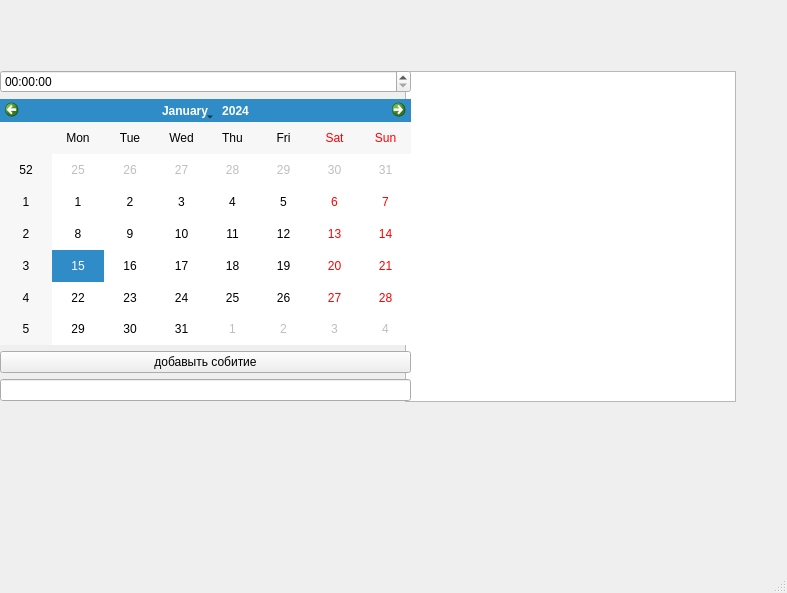
<?xml version="1.0" encoding="UTF-8"?>
<ui version="4.0">
 <class>MainWindow</class>
 <widget class="QMainWindow" name="MainWindow">
  <property name="geometry">
   <rect>
    <x>0</x>
    <y>0</y>
    <width>787</width>
    <height>593</height>
   </rect>
  </property>
  <property name="windowTitle">
   <string>MainWindow</string>
  </property>
  <widget class="QWidget" name="centralwidget">
   <widget class="QListWidget" name="listWidget">
    <property name="geometry">
     <rect>
      <x>405</x>
      <y>71</y>
      <width>331</width>
      <height>331</height>
     </rect>
    </property>
   </widget>
   <widget class="QWidget" name="">
    <property name="geometry">
     <rect>
      <x>0</x>
      <y>70</y>
      <width>411</width>
      <height>331</height>
     </rect>
    </property>
    <layout class="QVBoxLayout" name="verticalLayout">
     <item>
      <widget class="QTimeEdit" name="timeEdit"/>
     </item>
     <item>
      <widget class="QCalendarWidget" name="calendarWidget"/>
     </item>
     <item>
      <widget class="QPushButton" name="pushButton">
       <property name="text">
        <string>добавыть собитие</string>
       </property>
      </widget>
     </item>
     <item>
      <widget class="QLineEdit" name="lineEdit"/>
     </item>
    </layout>
   </widget>
  </widget>
  <widget class="QMenuBar" name="menubar">
   <property name="geometry">
    <rect>
     <x>0</x>
     <y>0</y>
     <width>787</width>
     <height>26</height>
    </rect>
   </property>
  </widget>
  <widget class="QStatusBar" name="statusbar"/>
 </widget>
 <resources/>
 <connections/>
</ui>
